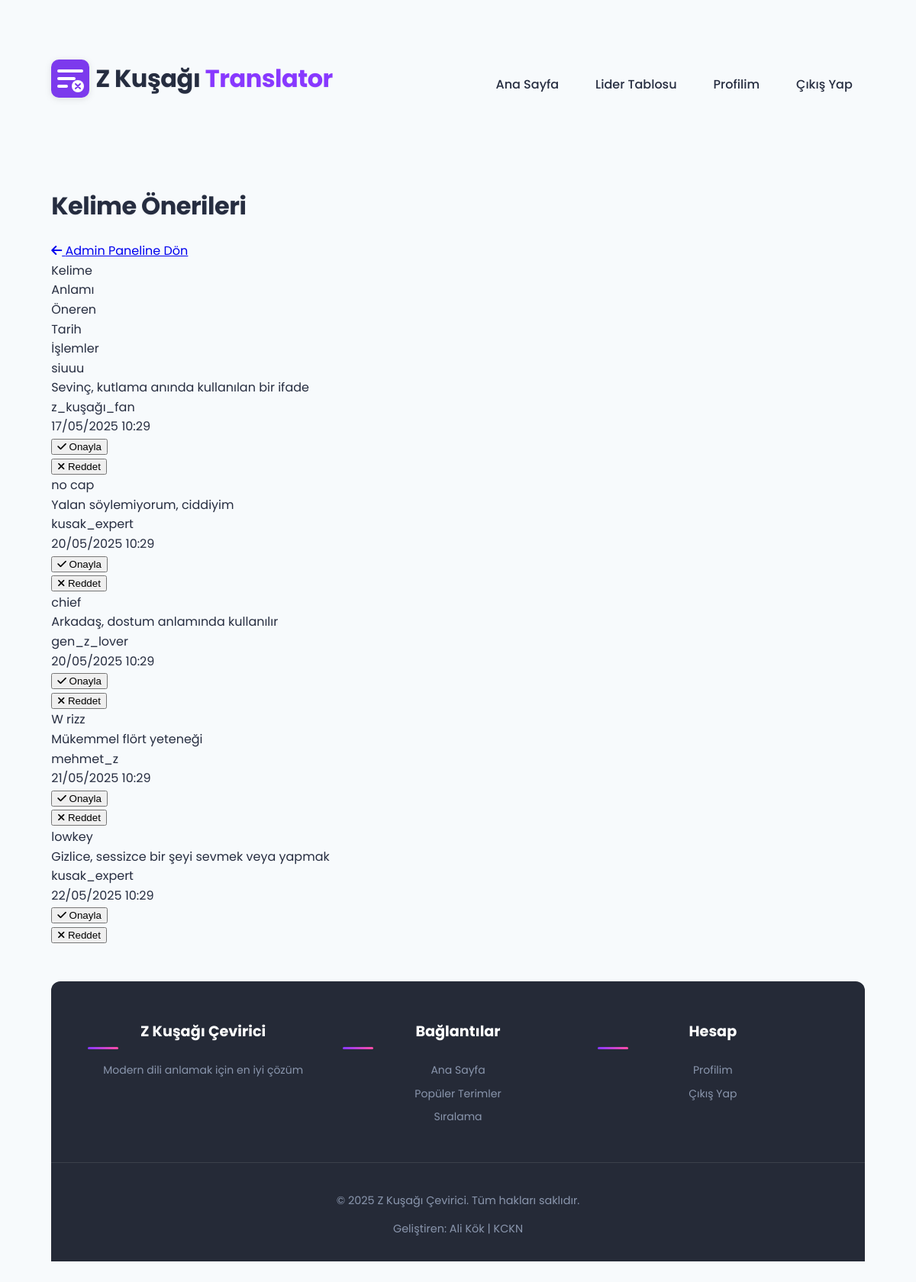
/admin/suggestions (signed in), run on an earlier commit of the app's database.
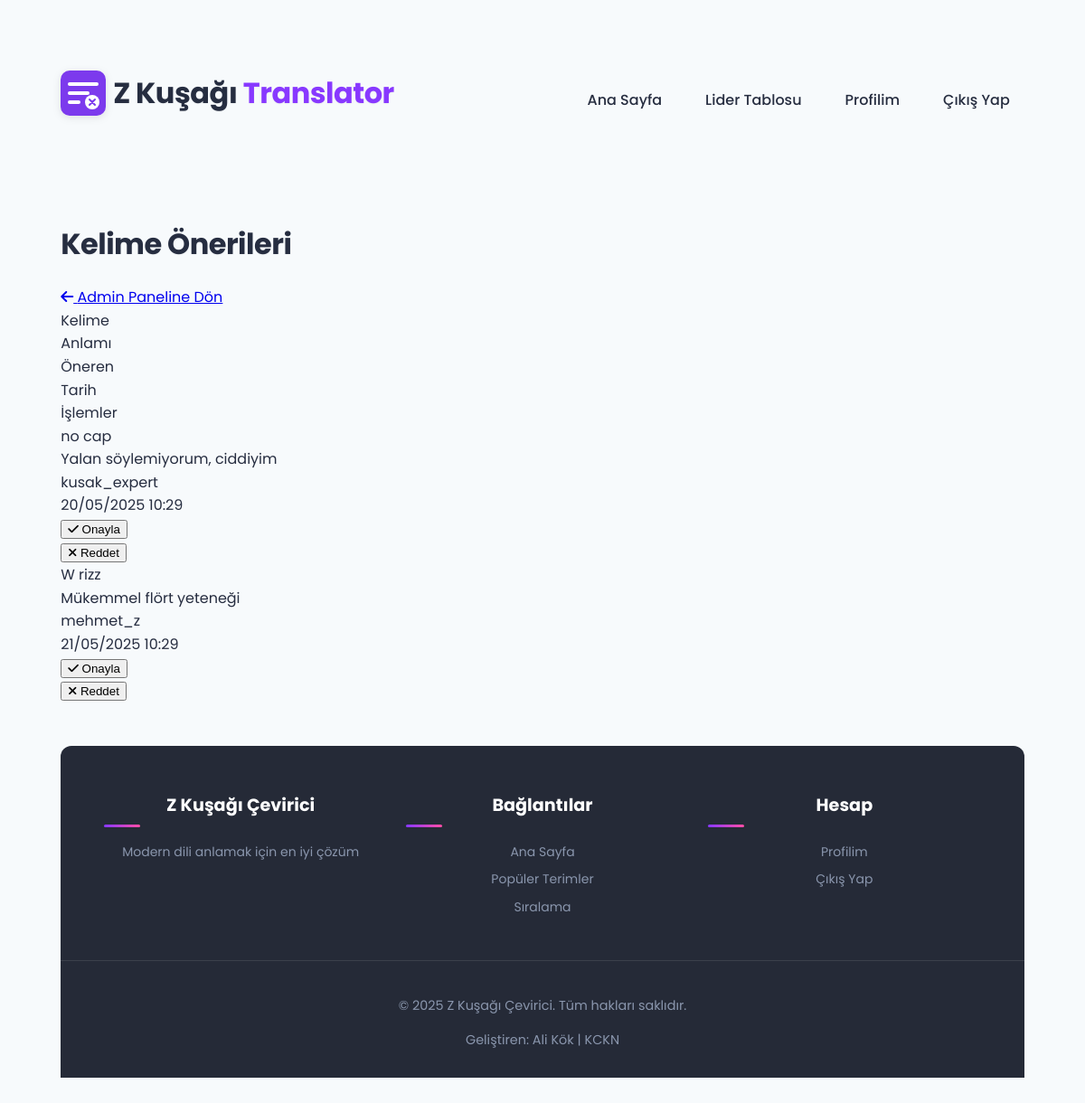
And on a later commit of the database.
### tables this page shows
CREATE TABLE suggestions (
        id INTEGER PRIMARY KEY AUTOINCREMENT,
        word TEXT NOT NULL,
        meaning TEXT NOT NULL,
        suggested_by TEXT,
        created_at TIMESTAMP DEFAULT CURRENT_TIMESTAMP,
        status TEXT DEFAULT 'pending'
    );

CREATE TABLE users (
        id INTEGER PRIMARY KEY AUTOINCREMENT,
        username TEXT UNIQUE NOT NULL,
        email TEXT UNIQUE NOT NULL,
        password_hash TEXT NOT NULL,
        created_at TIMESTAMP DEFAULT CURRENT_TIMESTAMP,
        updated_at TIMESTAMP DEFAULT CURRENT_TIMESTAMP,
        contribution_count INTEGER DEFAULT 0,
        bio TEXT,
        is_admin INTEGER DEFAULT 0
    );

### app.py (the view)
@app.route('/admin/suggestions')
@admin_required
def admin_suggestions():
    try:
        user = get_user_by_id(session['user_id'])
        pending_suggestions = get_pending_suggestions(limit=50)
        return render_template('admin/suggestions.html',
                               user=user,
                               suggestions=pending_suggestions)
    except Exception as e:
        print(f"Admin suggestions error: {str(e)}")
        flash(f'Bir hata oluştu: {str(e)}', 'error')
        return render_template('error.html', error=str(e))

### app.py (called while the page is built, shortened)
def admin_required(f):
    @wraps(f)
    def decorated_function(*args, **kwargs):
        if 'user_id' not in session:
            return redirect(url_for('login', next=request.url))
        if not is_admin(session['user_id']):
            flash('Bu sayfaya erişim yetkiniz yok.', 'error')
            return redirect(url_for('index'))
        return f(*args, **kwargs)
    return decorated_function

@app.template_filter('safe_date')
def safe_date_filter(value, format='%d/%m/%Y %H:%M'):
    if value is None:
        return "Belirtilmemiş"
    if isinstance(value, datetime):
        return value.strftime(format)

### db_config.py (called while the page is built)
def get_db_connection():
    if 'DATABASE_URL' in os.environ or 'PGDATABASE' in os.environ:
        logger.info("PostgreSQL veritabanı kullanılıyor (Railway)")
        return get_postgres_connection()
    else:
        logger.info("SQLite veritabanı kullanılıyor (Railway PostgreSQL bulunamadı)")
        return get_sqlite_connection()

### models.py (called while the page is built)
def get_user_by_id(user_id):
    conn = get_db_connection()
    cur = conn.cursor()
    cur.execute("SELECT * FROM users WHERE id = ?", (user_id,))
    result = cur.fetchone()
    conn.close()
    return dict(result) if result else None

### templates/admin/suggestions.html (shortened to what this page needs)
{% extends "layout.html" %}
{% block content %}
<div class="admin-container">
    <div class="admin-header">
        <h1>Kelime Önerileri</h1>
        <a href="{{ url_for('admin_dashboard') }}" class="back-link">
            <i class="fas fa-arrow-left"></i> Admin Paneline Dön
        </a>
    </div>
    <div class="admin-content">
        {% if suggestions and suggestions|length > 0 %}
            <div class="suggestions-table">
                <div class="table-header">
                    <div class="col-word">Kelime</div>
                    <div class="col-meaning">Anlamı</div>
                    <div class="col-user">Öneren</div>
                    <div class="col-date">Tarih</div>
                    <div class="col-actions">İşlemler</div>
                </div>
                {% for suggestion in suggestions %}
                <div class="table-row">
                    <div class="col-word">{{ suggestion.word }}</div>
                    <div class="col-meaning">{{ suggestion.meaning }}</div>
                    <div class="col-user">
                        {% if suggestion.suggested_by_username %}
                            {{ suggestion.suggested_by_username }}
                        {% else %}
                            Anonim
                        {% endif %}
                    </div>
                    <div class="col-date">{{ suggestion.created_at|safe_date }}</div>
                    <div class="col-actions">
                        <div class="action-buttons">
                            <form action="{{ url_for('admin_approve_suggestion', suggestion_id=suggestion.id) }}" method="post">
                                <button type="submit" class="approve-btn">
                                    <i class="fas fa-check"></i> Onayla
                                </button>
                            </form>
                            <button type="button" class="reject-btn" onclick="openRejectModal({{ suggestion.id }})">
                                <i class="fas fa-times"></i> Reddet
                            </button>
                        </div>
                    </div>
                </div>
                {% endfor %}
            </div>
        {% else %}
            <div class="empty-state">
                <i class="fas fa-check-circle"></i>
                <p>Bekleyen kelime önerisi bulunmuyor.</p>
            </div>
        {% endif %}
    </div>
</div>
{% endblock %}

What changed in the data, as far as the page shows it:
no longer on this page (row edited): suggestions: word "siuuu", meaning "Sevinç, kutlama anında kullanılan bir ifade", suggested_by_username "z_kuşağı_fan", created_at "17/05/2025 10:29"
no longer on this page (row edited): suggestions: word "chief", meaning "Arkadaş, dostum anlamında kullanılır", suggested_by_username "gen_z_lover", created_at "20/05/2025 10:29"
no longer on this page (row edited): suggestions: word "lowkey", meaning "Gizlice, sessizce bir şeyi sevmek veya yapmak", suggested_by_username "kusak_expert", created_at "22/05/2025 10:29"
